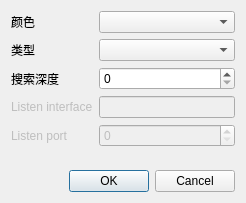
<?xml version="1.0" encoding="UTF-8"?>
<ui version="4.0">
 <class>SettingsDialog</class>
 <widget class="QDialog" name="SettingsDialog">
  <property name="geometry">
   <rect>
    <x>0</x>
    <y>0</y>
    <width>246</width>
    <height>203</height>
   </rect>
  </property>
  <property name="windowTitle">
   <string>Dialog</string>
  </property>
  <layout class="QVBoxLayout" name="verticalLayout">
   <item>
    <layout class="QFormLayout" name="formLayout">
     <property name="fieldGrowthPolicy">
      <enum>QFormLayout::AllNonFixedFieldsGrow</enum>
     </property>
     <item row="0" column="0">
      <widget class="QLabel" name="label_5">
       <property name="text">
        <string>颜色</string>
       </property>
      </widget>
     </item>
     <item row="0" column="1">
      <widget class="QComboBox" name="comboBoxColor"/>
     </item>
     <item row="1" column="0">
      <widget class="QLabel" name="label">
       <property name="text">
        <string>类型</string>
       </property>
      </widget>
     </item>
     <item row="1" column="1">
      <widget class="QComboBox" name="comboBox"/>
     </item>
     <item row="2" column="0">
      <widget class="QLabel" name="label_2">
       <property name="text">
        <string>搜索深度</string>
       </property>
      </widget>
     </item>
     <item row="2" column="1">
      <widget class="QSpinBox" name="spinBox"/>
     </item>
     <item row="3" column="0">
      <widget class="QLabel" name="label_3">
       <property name="enabled">
        <bool>false</bool>
       </property>
       <property name="text">
        <string>Listen interface</string>
       </property>
      </widget>
     </item>
     <item row="3" column="1">
      <widget class="QLineEdit" name="lineEdit">
       <property name="enabled">
        <bool>false</bool>
       </property>
      </widget>
     </item>
     <item row="4" column="0">
      <widget class="QLabel" name="label_4">
       <property name="enabled">
        <bool>false</bool>
       </property>
       <property name="text">
        <string>Listen port</string>
       </property>
      </widget>
     </item>
     <item row="4" column="1">
      <widget class="QSpinBox" name="spinBox_2">
       <property name="enabled">
        <bool>false</bool>
       </property>
      </widget>
     </item>
    </layout>
   </item>
   <item>
    <widget class="QDialogButtonBox" name="buttonBox">
     <property name="orientation">
      <enum>Qt::Horizontal</enum>
     </property>
     <property name="standardButtons">
      <set>QDialogButtonBox::Cancel|QDialogButtonBox::Ok</set>
     </property>
    </widget>
   </item>
  </layout>
 </widget>
 <resources/>
 <connections>
  <connection>
   <sender>buttonBox</sender>
   <signal>accepted()</signal>
   <receiver>SettingsDialog</receiver>
   <slot>accept()</slot>
   <hints>
    <hint type="sourcelabel">
     <x>248</x>
     <y>254</y>
    </hint>
    <hint type="destinationlabel">
     <x>157</x>
     <y>274</y>
    </hint>
   </hints>
  </connection>
  <connection>
   <sender>buttonBox</sender>
   <signal>rejected()</signal>
   <receiver>SettingsDialog</receiver>
   <slot>reject()</slot>
   <hints>
    <hint type="sourcelabel">
     <x>316</x>
     <y>260</y>
    </hint>
    <hint type="destinationlabel">
     <x>286</x>
     <y>274</y>
    </hint>
   </hints>
  </connection>
 </connections>
</ui>
